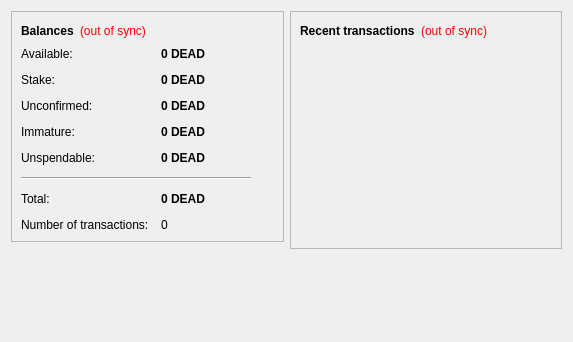
<?xml version="1.0" encoding="UTF-8"?>
<ui version="4.0">
 <class>OverviewPage</class>
 <widget class="QWidget" name="OverviewPage">
  <property name="geometry">
   <rect>
    <x>0</x>
    <y>0</y>
    <width>573</width>
    <height>342</height>
   </rect>
  </property>
  <property name="windowTitle">
   <string>Form</string>
  </property>
  <layout class="QHBoxLayout" name="horizontalLayout" stretch="1,1">
   <item>
    <layout class="QVBoxLayout" name="verticalLayout_2">
     <item>
      <widget class="QFrame" name="frame">
       <property name="frameShape">
        <enum>QFrame::StyledPanel</enum>
       </property>
       <property name="frameShadow">
        <enum>QFrame::Raised</enum>
       </property>
       <layout class="QVBoxLayout" name="verticalLayout_4">
        <item>
         <layout class="QHBoxLayout" name="horizontalLayout_4">
          <item>
           <widget class="QLabel" name="label_5">
            <property name="font">
             <font>
              <weight>75</weight>
              <bold>true</bold>
             </font>
            </property>
            <property name="text">
             <string>Balances</string>
            </property>
           </widget>
          </item>
          <item>
           <widget class="QLabel" name="labelWalletStatus">
            <property name="toolTip">
             <string>The displayed information may be out of date. Your wallet automatically synchronizes with the Deadcoin network after a connection is established, but this process has not completed yet.</string>
            </property>
            <property name="styleSheet">
             <string notr="true">QLabel { color: red; }</string>
            </property>
            <property name="text">
             <string notr="true">(out of sync)</string>
            </property>
            <property name="alignment">
             <set>Qt::AlignLeading|Qt::AlignLeft|Qt::AlignVCenter</set>
            </property>
           </widget>
          </item>
          <item>
           <spacer name="horizontalSpacer_2">
            <property name="orientation">
             <enum>Qt::Horizontal</enum>
            </property>
            <property name="sizeHint" stdset="0">
             <size>
              <width>40</width>
              <height>20</height>
             </size>
            </property>
           </spacer>
          </item>
         </layout>
        </item>
        <item>
         <layout class="QFormLayout" name="formLayout_2">
          <property name="fieldGrowthPolicy">
           <enum>QFormLayout::AllNonFixedFieldsGrow</enum>
          </property>
          <property name="horizontalSpacing">
           <number>12</number>
          </property>
          <property name="verticalSpacing">
           <number>12</number>
          </property>
          <item row="0" column="0">
           <widget class="QLabel" name="labelAvailableText">
            <property name="toolTip">
             <string>Your current available balance</string>
            </property>
            <property name="text">
             <string>Available:</string>
            </property>
           </widget>
          </item>
          <item row="0" column="1">
           <widget class="QLabel" name="labelAvailable">
            <property name="font">
             <font>
              <weight>75</weight>
              <bold>true</bold>
             </font>
            </property>
            <property name="cursor">
             <cursorShape>IBeamCursor</cursorShape>
            </property>
            <property name="toolTip">
             <string>Your current available balance</string>
            </property>
            <property name="text">
             <string notr="true">0 DEAD</string>
            </property>
            <property name="alignment">
             <set>Qt::AlignLeading|Qt::AlignLeft|Qt::AlignVCenter</set>
            </property>
            <property name="textInteractionFlags">
             <set>Qt::LinksAccessibleByMouse|Qt::TextSelectableByKeyboard|Qt::TextSelectableByMouse</set>
            </property>
           </widget>
          </item>
          <item row="1" column="0">
           <widget class="QLabel" name="label_6">
            <property name="toolTip">
             <string>Total of coins that was staked, and do not yet count toward the current balance</string>
            </property>
            <property name="text">
             <string>Stake:</string>
            </property>
           </widget>
          </item>
          <item row="1" column="1">
           <widget class="QLabel" name="labelStake">
            <property name="font">
             <font>
              <weight>75</weight>
              <bold>true</bold>
             </font>
            </property>
            <property name="cursor">
             <cursorShape>IBeamCursor</cursorShape>
            </property>
            <property name="toolTip">
             <string>Total of coins that was staked, and do not yet count toward the current balance</string>
            </property>
            <property name="text">
             <string notr="true">0 DEAD</string>
            </property>
            <property name="alignment">
             <set>Qt::AlignLeading|Qt::AlignLeft|Qt::AlignVCenter</set>
            </property>
            <property name="textInteractionFlags">
             <set>Qt::LinksAccessibleByMouse|Qt::TextSelectableByKeyboard|Qt::TextSelectableByMouse</set>
            </property>
           </widget>
          </item>
          <item row="2" column="0">
           <widget class="QLabel" name="label_3">
            <property name="toolTip">
             <string>Total of transactions that have yet to be confirmed, and do not yet count toward the current balance</string>
            </property>
            <property name="text">
             <string>Unconfirmed:</string>
            </property>
           </widget>
          </item>
          <item row="2" column="1">
           <widget class="QLabel" name="labelUnconfirmed">
            <property name="font">
             <font>
              <weight>75</weight>
              <bold>true</bold>
             </font>
            </property>
            <property name="cursor">
             <cursorShape>IBeamCursor</cursorShape>
            </property>
            <property name="toolTip">
             <string>Total of transactions that have yet to be confirmed, and do not yet count toward the current balance</string>
            </property>
            <property name="text">
             <string notr="true">0 DEAD</string>
            </property>
            <property name="alignment">
             <set>Qt::AlignLeading|Qt::AlignLeft|Qt::AlignVCenter</set>
            </property>
            <property name="textInteractionFlags">
             <set>Qt::LinksAccessibleByMouse|Qt::TextSelectableByKeyboard|Qt::TextSelectableByMouse</set>
            </property>
           </widget>
          </item>
          <item row="3" column="0">
           <widget class="QLabel" name="labelImmatureText">
            <property name="toolTip">
             <string>Mined balance that has not yet matured</string>
            </property>
            <property name="text">
             <string>Immature:</string>
            </property>
           </widget>
          </item>
          <item row="3" column="1">
           <widget class="QLabel" name="labelImmature">
            <property name="font">
             <font>
              <weight>75</weight>
              <bold>true</bold>
             </font>
            </property>
            <property name="toolTip">
             <string>Mined balance that has not yet matured</string>
            </property>
            <property name="text">
             <string notr="true">0 DEAD</string>
            </property>
            <property name="alignment">
             <set>Qt::AlignLeading|Qt::AlignLeft|Qt::AlignVCenter</set>
            </property>
            <property name="textInteractionFlags">
             <set>Qt::LinksAccessibleByMouse|Qt::TextSelectableByKeyboard|Qt::TextSelectableByMouse</set>
            </property>
           </widget>
          </item>
          <item row="4" column="0">
           <widget class="QLabel" name="labelBalanceWatchOnlyText">
            <property name="toolTip">
             <string>Your unspendable balance</string>
            </property>
            <property name="text">
             <string>Unspendable:</string>
            </property>
           </widget>
          </item>
          <item row="4" column="1">
           <widget class="QLabel" name="labelBalanceWatchOnly">
            <property name="font">
             <font>
              <weight>75</weight>
              <bold>true</bold>
             </font>
            </property>
            <property name="cursor">
             <cursorShape>IBeamCursor</cursorShape>
            </property>
            <property name="toolTip">
             <string>Your unspendable balance</string>
            </property>
            <property name="text">
             <string notr="true">0 DEAD</string>
            </property>
            <property name="alignment">
             <set>Qt::AlignLeading|Qt::AlignLeft|Qt::AlignVCenter</set>
            </property>
            <property name="textInteractionFlags">
             <set>Qt::LinksAccessibleByMouse|Qt::TextSelectableByKeyboard|Qt::TextSelectableByMouse</set>
            </property>
           </widget>
          </item>
          <item row="5" column="0" colspan="2">
           <widget class="Line" name="line">
            <property name="maximumSize">
             <size>
              <width>230</width>
              <height>16777215</height>
             </size>
            </property>
            <property name="orientation">
             <enum>Qt::Horizontal</enum>
            </property>
           </widget>
          </item>
          <item row="6" column="0">
           <widget class="QLabel" name="labelTotalText">
            <property name="toolTip">
             <string>Your current total balance</string>
            </property>
            <property name="text">
             <string>Total:</string>
            </property>
           </widget>
          </item>
          <item row="6" column="1">
           <widget class="QLabel" name="labelTotal">
            <property name="font">
             <font>
              <weight>75</weight>
              <bold>true</bold>
             </font>
            </property>
            <property name="toolTip">
             <string>Your current total balance</string>
            </property>
            <property name="text">
             <string notr="true">0 DEAD</string>
            </property>
            <property name="alignment">
             <set>Qt::AlignLeading|Qt::AlignLeft|Qt::AlignVCenter</set>
            </property>
            <property name="textInteractionFlags">
             <set>Qt::LinksAccessibleByMouse|Qt::TextSelectableByKeyboard|Qt::TextSelectableByMouse</set>
            </property>
           </widget>
          </item>
          <item row="7" column="0">
           <widget class="QLabel" name="label_2">
            <property name="toolTip">
             <string>Total number of transactions in wallet</string>
            </property>
            <property name="text">
             <string>Number of transactions:</string>
            </property>
           </widget>
          </item>
          <item row="7" column="1">
           <widget class="QLabel" name="labelNumTransactions">
            <property name="toolTip">
             <string>Total number of transactions in wallet</string>
            </property>
            <property name="text">
             <string notr="true">0</string>
            </property>
           </widget>
          </item>
         </layout>
        </item>
       </layout>
      </widget>
     </item>
     <item>
      <spacer name="verticalSpacer">
       <property name="orientation">
        <enum>Qt::Vertical</enum>
       </property>
       <property name="sizeHint" stdset="0">
        <size>
         <width>20</width>
         <height>40</height>
        </size>
       </property>
      </spacer>
     </item>
    </layout>
   </item>
   <item>
    <layout class="QVBoxLayout" name="verticalLayout_3">
     <item>
      <widget class="QFrame" name="frame_2">
       <property name="frameShape">
        <enum>QFrame::StyledPanel</enum>
       </property>
       <property name="frameShadow">
        <enum>QFrame::Raised</enum>
       </property>
       <layout class="QVBoxLayout" name="verticalLayout">
        <item>
         <layout class="QHBoxLayout" name="horizontalLayout_2">
          <item>
           <widget class="QLabel" name="label_4">
            <property name="text">
             <string>&lt;b&gt;Recent transactions&lt;/b&gt;</string>
            </property>
           </widget>
          </item>
          <item>
           <widget class="QLabel" name="labelTransactionsStatus">
            <property name="toolTip">
             <string>The displayed information may be out of date. Your wallet automatically synchronizes with the Deadcoin network after a connection is established, but this process has not completed yet.</string>
            </property>
            <property name="styleSheet">
             <string notr="true">QLabel { color: red; }</string>
            </property>
            <property name="text">
             <string notr="true">(out of sync)</string>
            </property>
            <property name="alignment">
             <set>Qt::AlignRight|Qt::AlignTrailing|Qt::AlignVCenter</set>
            </property>
           </widget>
          </item>
          <item>
           <spacer name="horizontalSpacer">
            <property name="orientation">
             <enum>Qt::Horizontal</enum>
            </property>
            <property name="sizeHint" stdset="0">
             <size>
              <width>40</width>
              <height>20</height>
             </size>
            </property>
           </spacer>
          </item>
         </layout>
        </item>
        <item>
         <widget class="QListView" name="listTransactions">
          <property name="styleSheet">
           <string notr="true">QListView { background: transparent; }</string>
          </property>
          <property name="frameShape">
           <enum>QFrame::NoFrame</enum>
          </property>
          <property name="verticalScrollBarPolicy">
           <enum>Qt::ScrollBarAlwaysOff</enum>
          </property>
          <property name="horizontalScrollBarPolicy">
           <enum>Qt::ScrollBarAlwaysOff</enum>
          </property>
          <property name="selectionMode">
           <enum>QAbstractItemView::NoSelection</enum>
          </property>
         </widget>
        </item>
       </layout>
      </widget>
     </item>
     <item>
      <spacer name="verticalSpacer_2">
       <property name="orientation">
        <enum>Qt::Vertical</enum>
       </property>
       <property name="sizeHint" stdset="0">
        <size>
         <width>20</width>
         <height>40</height>
        </size>
       </property>
      </spacer>
     </item>
    </layout>
   </item>
  </layout>
 </widget>
 <resources/>
 <connections/>
</ui>
